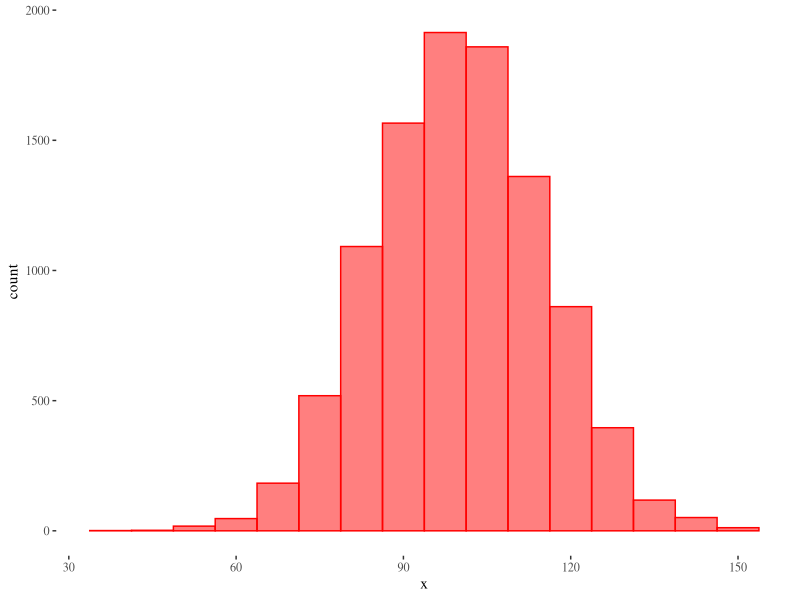
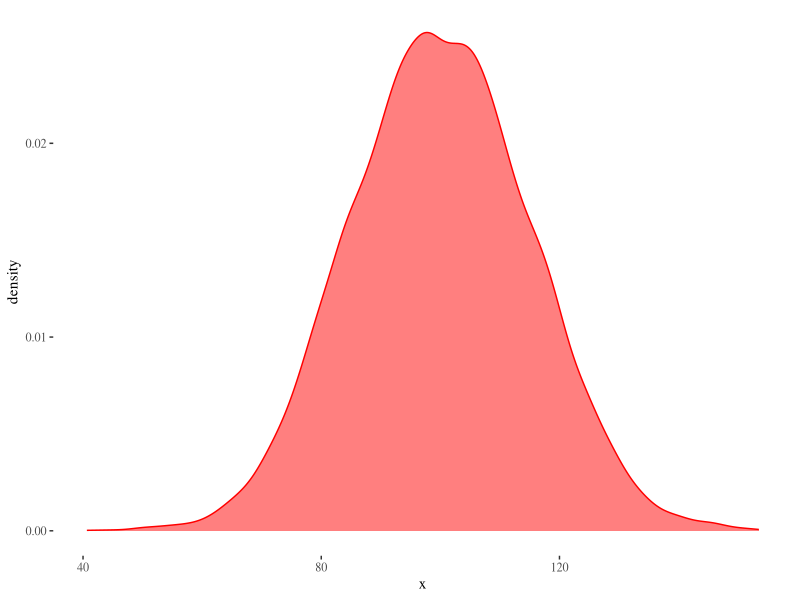

These figures' R source, in order:
## ---- chunk 1
knitr::opts_chunk$set(echo = FALSE)
library(dplyr)
library(ggplot2)
library(ggthemes)
update_geom_defaults("bar", list(fill="red",color="red",alpha=.5))
update_geom_defaults("density", list(fill="red",color="red", alpha=.5))
theme_set(theme_tufte())
## ---- chunk 2
set.seed(1621532261)
x <- rnorm(10000,mean = 100,sd = 15)
data.frame(x=x) %>% 
  ggplot(aes(x))->p
p+geom_histogram(color = "red", binwidth =7.5)
## ---- chunk 3
p+
  geom_density()
